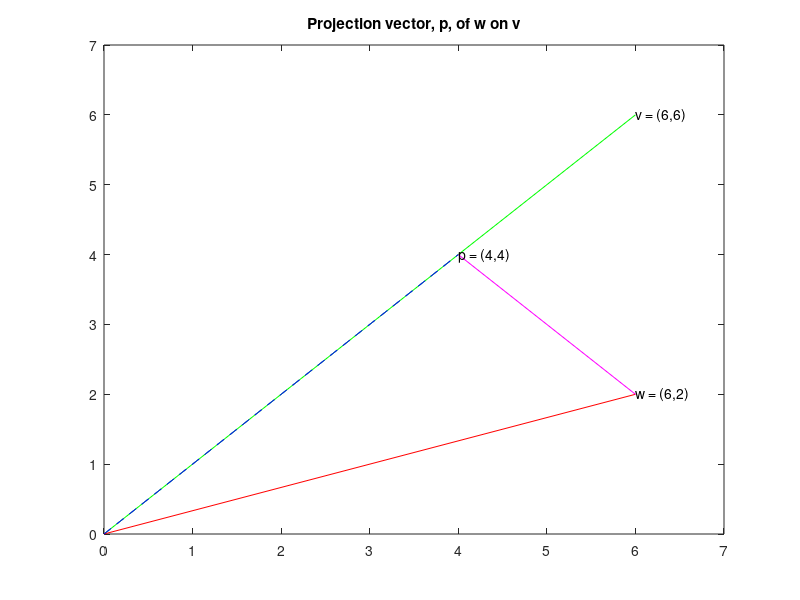

Here is the MATLAB script that generated this plot:
v = [6;6];
w = [6;2];
p = ((dot(w,v))/((norm(v))^2))*v;
q = w - p; %This is part of the Challenge

plot([0,v(1)],[0,v(2)],'g')
hold on
plot([0,w(1)],[0,w(2)],'r')
plot([0,p(1)],[0,p(2)],'b--')
plot([4,[p(1)+q(1)]],[4,[p(2)+q(2)]],'m') %This is part of the Challenge
axis([0,7,0,7])
text(6,6,'v = (6,6)')
text(6,2,'w = (6,2)')
text(4,4,'p = (4,4)')
title('Projection vector, p, of w on v')